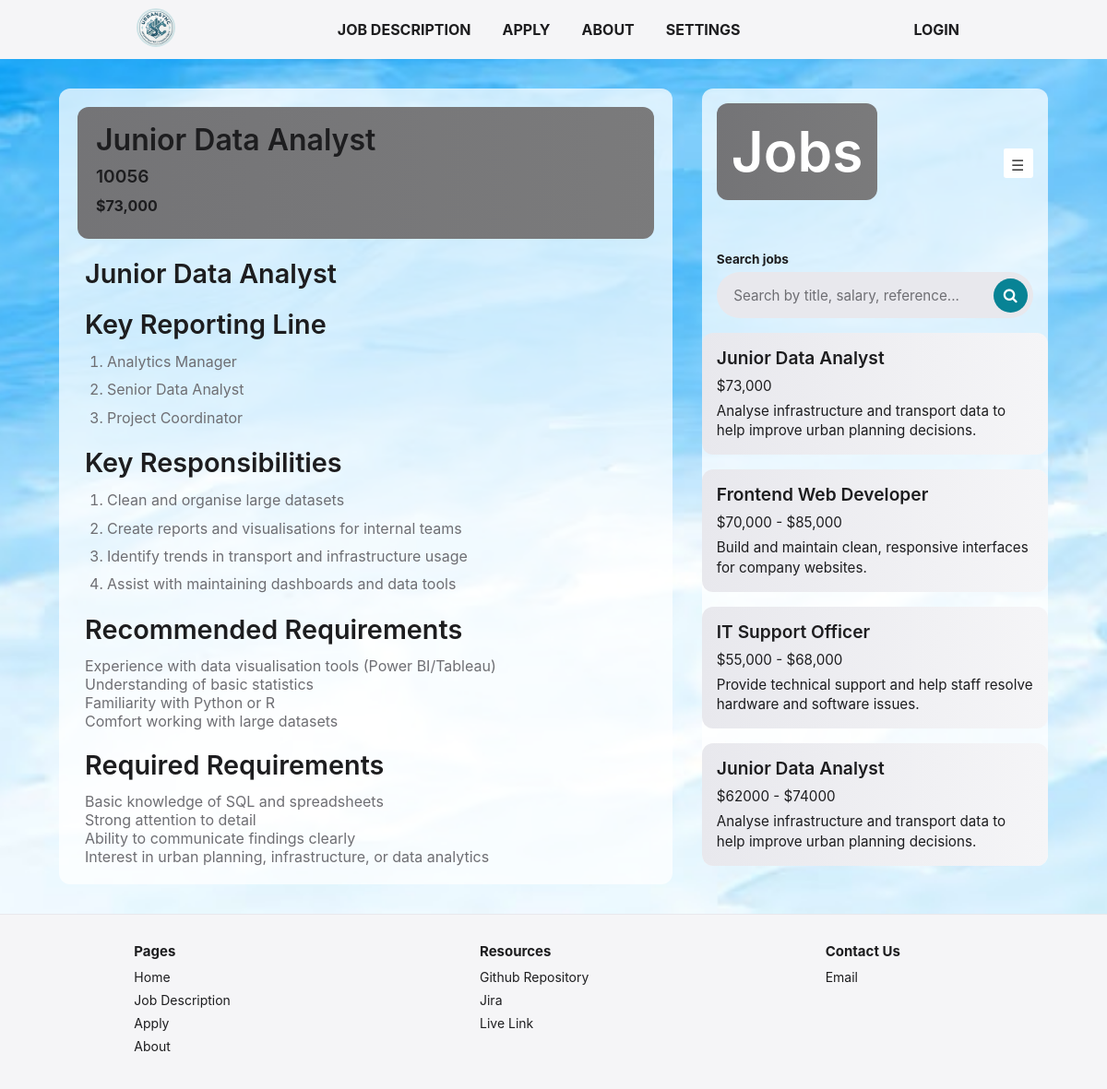
/jobs.php, run on the app's committed database.
### tables this page shows
CREATE TABLE `opened_jobs` (
  `reference_number` int(11) NOT NULL,
  `title` varchar(100) NOT NULL,
  `short_description` varchar(1000) NOT NULL,
  `salary` varchar(20) NOT NULL,
  `reporting_line` varchar(2000) NOT NULL,
  `responsobilities` varchar(2000) NOT NULL,
  `req_requirements` varchar(2000) NOT NULL,
  `rec_requirements` varchar(2000) NOT NULL
);

### jobs.php (the view, shortened to what this page needs)
<?php
require_once './settings.php';
$search = "";
$search_sql = "";
if (isset($_GET["ref"])) {
    $selected_ref = intval($_GET["ref"]);
    if ($search_sql !== "") {
        $content_sql = "SELECT * FROM opened_jobs
                        $search_sql
                        AND reference_number = $selected_ref
                        LIMIT 1";
    } else {
        $content_sql = "SELECT * FROM opened_jobs
                        WHERE reference_number = $selected_ref
                        LIMIT 1";
    }
} else {
    $content_sql = "SELECT * FROM opened_jobs
                    $search_sql
                    LIMIT 1";
}
$content_result = mysqli_query($conn, $content_sql);
$side_sql = "SELECT * FROM opened_jobs
             $search_sql";
$side_result = mysqli_query($conn, $side_sql);
$job_content = mysqli_fetch_assoc($content_result);
?>
<!DOCTYPE html>
<html lang="en">
<head>
    <link rel="stylesheet" href="https://cdnjs.cloudflare.com/ajax/libs/font-awesome/4.7.0/css/font-awesome.min.css">
    <link rel="stylesheet" href="./styles/style.css">
</head>
<body id="JobsPage">
    <?php include "header.inc"; ?>
    <div class="jobs-layout">
        <aside id="JobNav">
            <div id="JobNavHeader">
                <h1 style="color:white;">Jobs</h1>
                <label for="JobNavToggle" class="JobNavToggleButton">☰</label>
            </div>
            <form class="JobSearchForm" method="get" action="jobs.php">
                <label for="JobSearch" class="JobSearchLabel">Search jobs</label>
                <div class="JobSearchBar">
                    <input type="text" id="JobSearch" name="search" class="JobSearchInput" placeholder="Search by title, salary, reference..." value="<?php echo htmlspecialchars($search); ?>">
                    <button type="submit" class="JobSearchButton" aria-label="Search jobs">
                        <i class="fa fa-search" aria-hidden="true"></i>
                    </button>
                </div>
            </form>
            <div class="JobContainer">
                <?php while ($jobrow = mysqli_fetch_assoc($side_result)) { ?>
                    <?php
                    $job_link = "jobs.php?ref=" . urlencode($jobrow["reference_number"]);
                    ?>
                    <a href="<?php echo htmlspecialchars($job_link); ?>">
                        <section class="JobSection">
                            <h2>
                                <?php
                                echo htmlspecialchars($jobrow["title"])
                                ?>
                            </h2>
                            <p>
                                <?php
                                $salary = explode("^", $jobrow["salary"]);
                                echo ("$" . htmlspecialchars($salary[0]));
                                if (isset($salary[1])) {
                                    echo ("  - $" . htmlspecialchars($salary[1]));
                                }
                                ?>
                            </p>
                            <p>
                                <?php
                                echo htmlspecialchars($jobrow["short_description"]);
                                ?>
                            </p>
                        </section>
                    </a>
                <?php } ?>
            </div>
        </aside>
        <main id="JobContent">
            <?php if ($job_content) { ?>
                <article id="JobArticle">
                    <section id="JobTitle">
                        <h2>
                            <?php
                            echo htmlspecialchars($job_content["title"])
                            ?>
                        </h2>
                        <h3>
                            <?php
                            echo htmlspecialchars($job_content["reference_number"])
                            ?>
                        </h3>
                        <p>
                            <?php
                            $salary = explode("^", $job_content["salary"]);
                            echo ("$" . htmlspecialchars($salary[0]));
                            ?>
                        </p>
                    </section>
                    <section id="JobInfo">
                        <h2>
                            <?php
                            echo htmlspecialchars($job_content["title"]);
                            ?>
                        </h2>
                        <h2>Key Reporting Line</h2>
                        <ol id="JobReportingLine">
                            <?php
                            $reporting_line = explode("^", $job_content["reporting_line"]);
                            foreach ($reporting_line as $rep) {
                                echo ("<li>" . htmlspecialchars($rep) . "</li>");
                            }
                            ?>
                        </ol>
                        <h2>Key Responsibilities</h2>
                        <ol id="JobResponsobilities">
                            <?php
                            $responsobilities = explode("^", $job_content["responsobilities"]);
                            foreach ($responsobilities as $res) {
                                echo ("<li>" . htmlspecialchars($res) . "</li>");
                            }
                            ?>
                        </ol>
                        <h2>Recommended Requirements</h2>
                        <ul id="JobRecommendedRequirements">
                            <?php
                            $rec_requirements = explode("^", $job_content["rec_requirements"]);
                            foreach ($rec_requirements as $rceq) {
                                echo ("<li>" . htmlspecialchars($rceq) . "</li>");
                            }
                            ?>
                        </ul>
                        <h2>Required Requirements</h2>
                        <ul id="JobRequiredRequirements">
                            <?php
                            $req_requirements = explode("^", $job_content["req_requirements"]);
                            foreach ($req_requirements as $rqeq) {
                                echo ("<li>" . htmlspecialchars($rqeq) . "</li>");
                            }
                            ?>
                        </ul>
                    </section>
                </article>
            <?php } ?>
        </main>
    </div>
    <?php include "footer.inc" ?>
</body>
</html>

### jobs.php (style rules this page uses)
#JobNavHeader h1 { color: white; }

### data on the page
opened_jobs: title "Junior Data Analyst", salary "73,000", short_description "Analyse infrastructure and transport data to help improve urban planning decisions.", reference_number "10056", reporting_line "Analytics Manager", reporting_line "Senior Data Analyst", reporting_line "Project Coordinator", responsobilities "Clean and organise large datasets", responsobilities "Create reports and visualisations for internal teams", responsobilities "Identify trends in transport and infrastructure usage", responsobilities "Assist with maintaining dashboards and data tools", rec_requirements "Experience with data visualisation tools (Power BI/Tableau)", rec_requirements "Understanding of basic statistics", rec_requirements "Familiarity with Python or R", rec_requirements "Comfort working with large datasets", req_requirements "Basic knowledge of SQL and spreadsheets", req_requirements "Strong attention to detail", req_requirements "Ability to communicate findings clearly", req_requirements "Interest in urban planning, infrastructure, or data analytics"
opened_jobs: title "Frontend Web Developer", salary "70,000", salary "85,000", short_description "Build and maintain clean, responsive interfaces for company websites."
opened_jobs: title "IT Support Officer", salary "55,000", salary "68,000", short_description "Provide technical support and help staff resolve hardware and software issues."
opened_jobs: title "Junior Data Analyst", salary "62000", salary "74000", short_description "Analyse infrastructure and transport data to help improve urban planning decisions."
